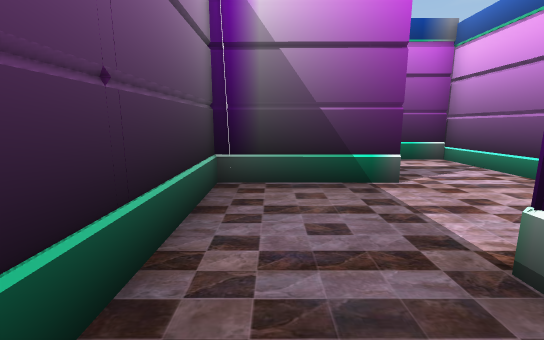
[1] (above)

24 first-person views from a walk through a scene from a Unity 3-D project. The camera is 1.22 m above the floor, tilts 10° down and sees 90° across. Doors are open. The floor is counted in squares, 1.15 m on a side. Each view is taken from the middle of a square. On the plan, view 1 faces up. The plan holds only what a view shows up to about 12 squares ahead; the rest is blank. The place goes on beyond the plan. The player is left out. Some surface patterns are stand-ins.

[2]
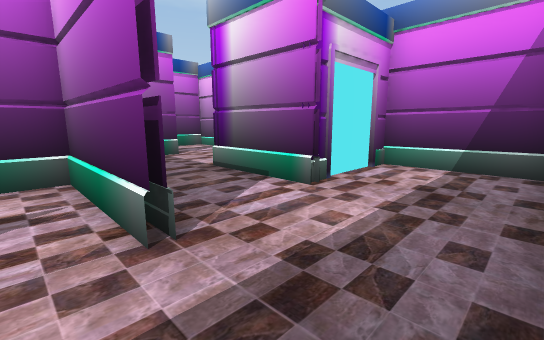

[3]
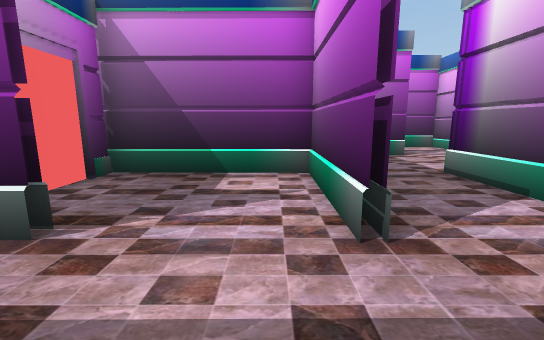

[4]
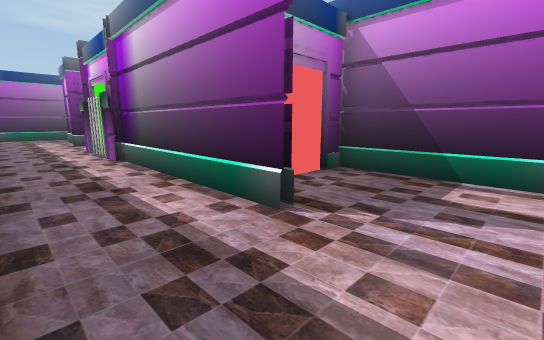

[5]
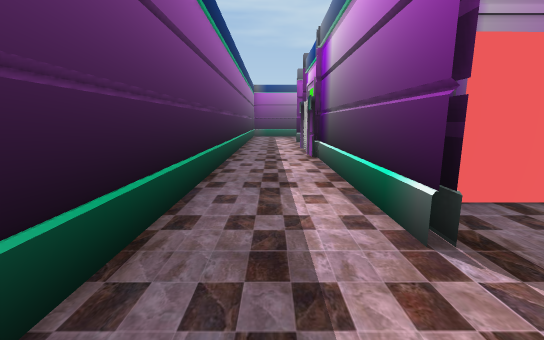

[6]
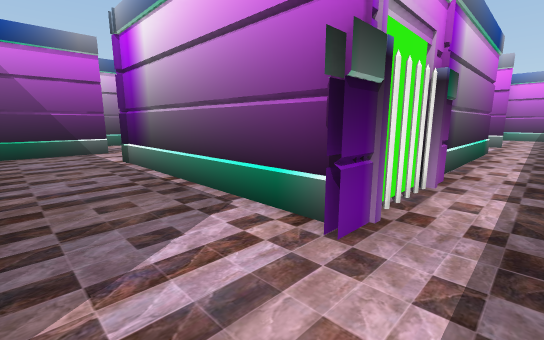

[7]
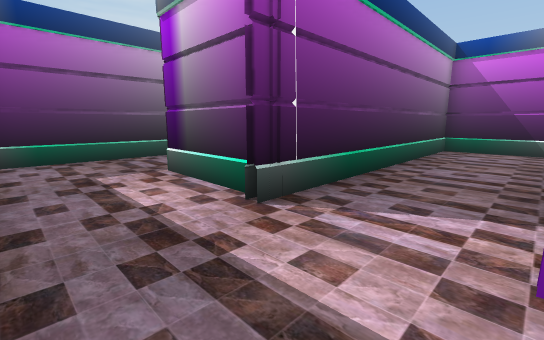

[8]
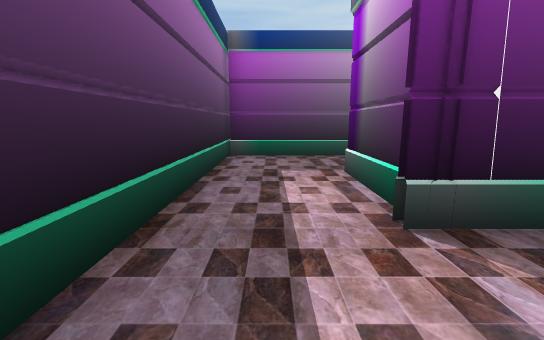

[9]
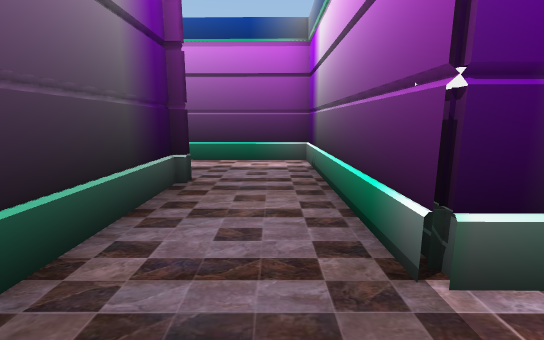

[10]
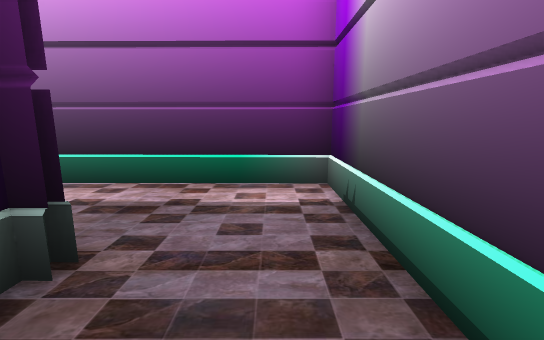

[11]
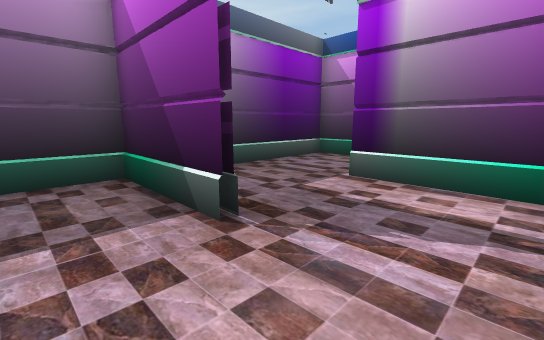

[12]
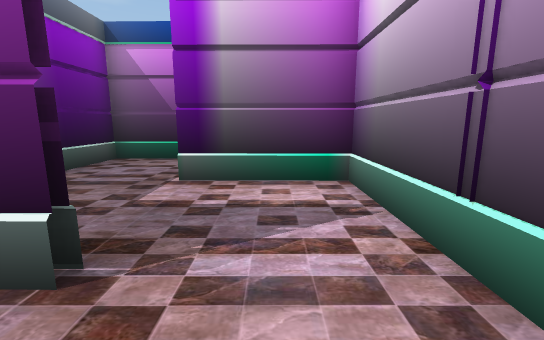

[13]
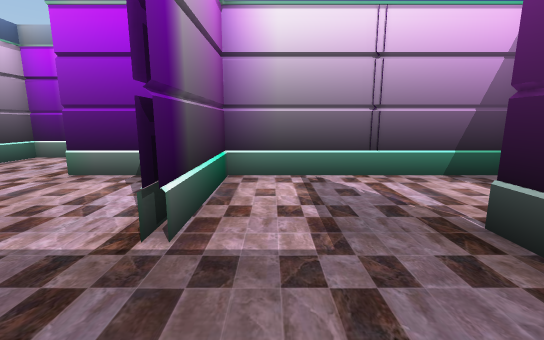

[14]
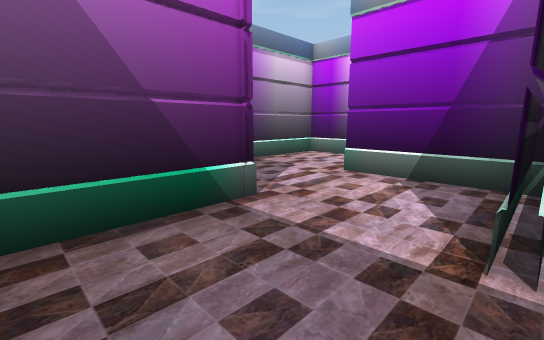

[15]
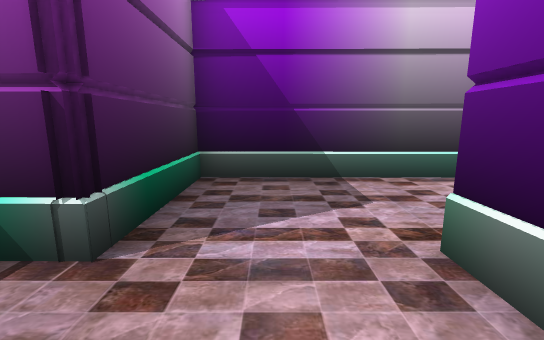

[16]
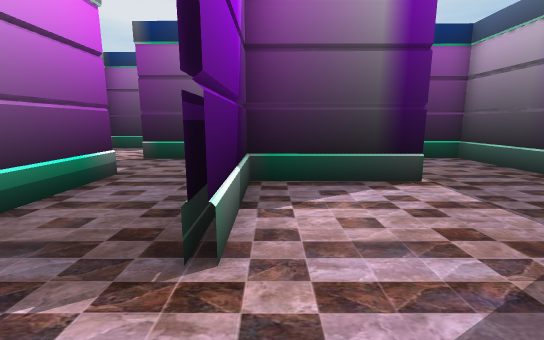

[17]
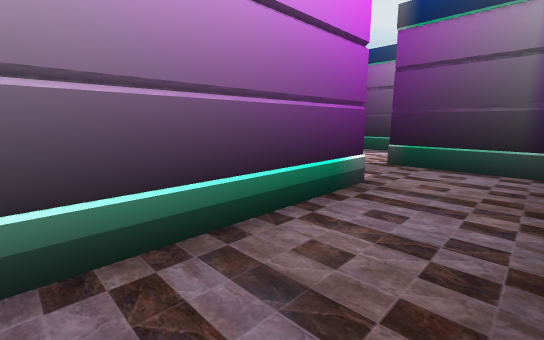

[18]
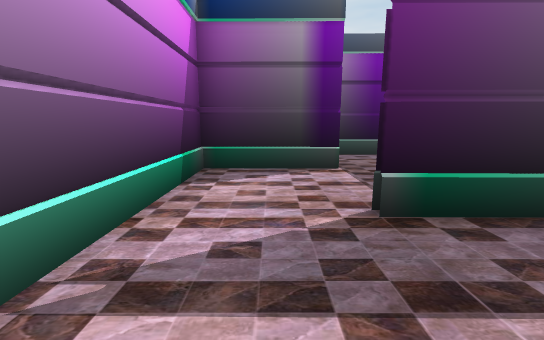

[19]
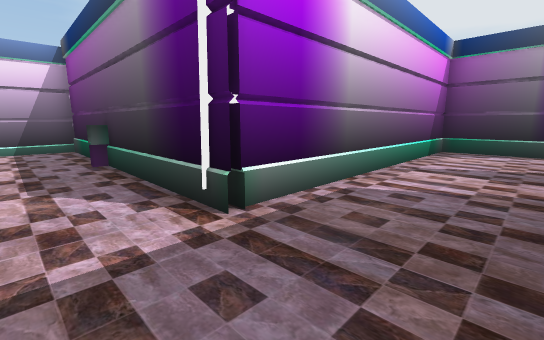

[20]
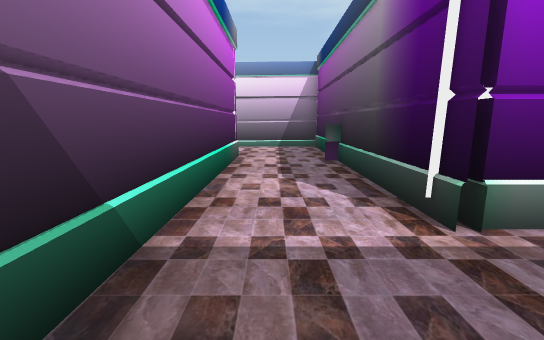

[21]
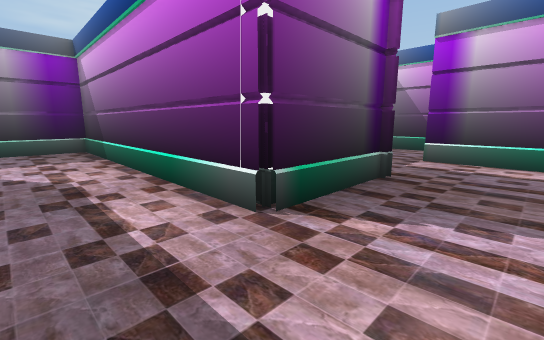

[22]
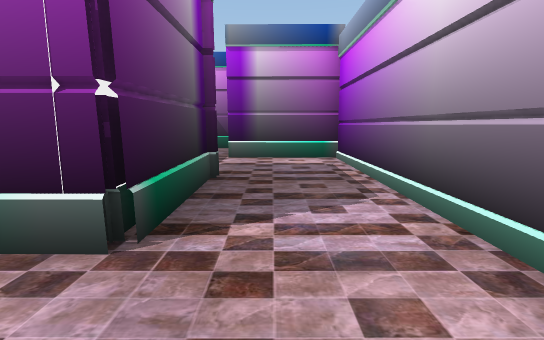

[23]
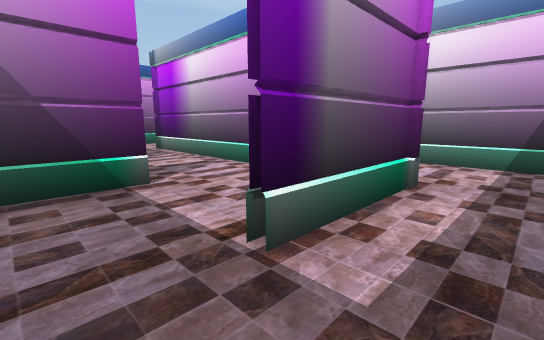

[24]
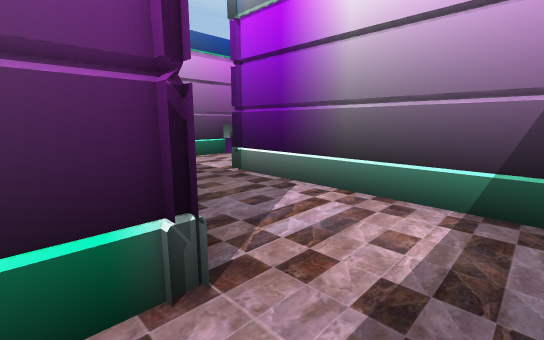

### Floor plan
Ten units are one square. View 1 is at (0, 0); x grows to the right and y downward. Boxes are objects, and circles mark ways between rooms. Rooms are numbered by the first view taken in them; rooms with no view inside come last. Other rooms are left out.
<svg viewBox="-253 -238 308 287">
<path fill="none" stroke="#000" d="M17 11 17 -19M-136 17 -136 -48M-131 18 -139 18M-123 18 -127 17 -130 18M-116 15 -122 15M-169 15 -198 14M-105 -54 -105 -111M-103 18 -112 18M-133 -76 -167 -77M-140 -78 -133 -78M-167 -78 -155 -78M-200 14 -200 -47 -248 -48M-227 -17 -227 44M-104 -109 -138 -110M-41 16 -111 15M-235 44 -32 43M-134 -140 -166 -140 -166 18M-12 18 -12 -17 -55 -18 -55 9M-10 18 -10 10M-133 -79 -138 -79M-198 14 -198 9M-42 18 -62 18M-105 -111 -105 -141M-138 -111 -104 -111M-104 -173 -134 -173 -134 -140M-103 -131 -103 -141M-77 -104 -77 -172M-79 -172 -104 -173M-101 -80 -84 -80M-44 -142 50 -141 50 -232 17 -233M5 -140 5 -146M-76 -172 -76 -149M14 -181 14 -170M18 -202 18 -171 -79 -172M-71 -79 -91 -79M-84 -80 -72 -80M-44 -44 -44 -140M-76 -47 -43 -47M-44 -140 -40 -140M-41 -45 -76 -46M-12 -29 -12 -79M11 -108 -7 -108M-95 -20 -82 -19"/>
<circle cx="-10" cy="30" r="3" fill="#2a7"/>
<circle cx="-130" cy="-125" r="3" fill="#2a7"/>
<circle cx="-115" cy="-140" r="3" fill="#2a7"/>
<circle cx="-100" cy="-155" r="3" fill="#2a7"/>
<circle cx="-80" cy="-95" r="3" fill="#2a7"/>
<circle cx="-85" cy="-50" r="3" fill="#2a7"/>
<text x="0" y="10">1</text>
<text x="-140" y="-20">2</text>
<text x="-120" y="-130">3</text>
<text x="-120" y="-150">4</text>
<text x="-90" y="-130">5</text>
<text x="-30" y="-150">6</text>
<text x="-20" y="-70">7</text>
</svg>
Room 1 opens to room 2. Room 2 opens to room 3. Room 3 opens to room 4. Room 4 opens to room 5. Room 5 opens to room 6. Room 6 opens to room 7.

Where each view was taken, in squares from view 1:
view 1: 0 up, 0 right, facing up
view 2: 4 down, 2 left, facing up-right
view 3: 4 down, 2 left, facing up
view 4: 4 down, 2 left, facing up-left
view 5: 3 down, 2 left, facing left
view 6: 3 down, 16 left, facing up-right
view 7: 4 down, 14 left, facing up-left
view 8: 3 down, 14 left, facing left
view 9: 3 down, 21 left, facing up
view 10: 0 up, 21 left, facing up
view 11: 6 up, 11 left, facing up-left
view 12: 6 up, 12 left, facing up
view 13: 10 up, 16 left, facing right
view 14: 11 up, 16 left, facing up-right
view 15: 12 up, 12 left, facing up
view 16: 16 up, 11 left, facing down
view 17: 15 up, 10 left, facing down-right
view 18: 11 up, 6 left, facing down
view 19: 16 up, 7 left, facing down-right
view 20: 16 up, 7 left, facing right
view 21: 15 up, 4 right, facing up-left
view 22: 15 up, 3 right, facing up
view 23: 3 up, 9 left, facing up-right
view 24: 3 up, 5 left, facing up-right
